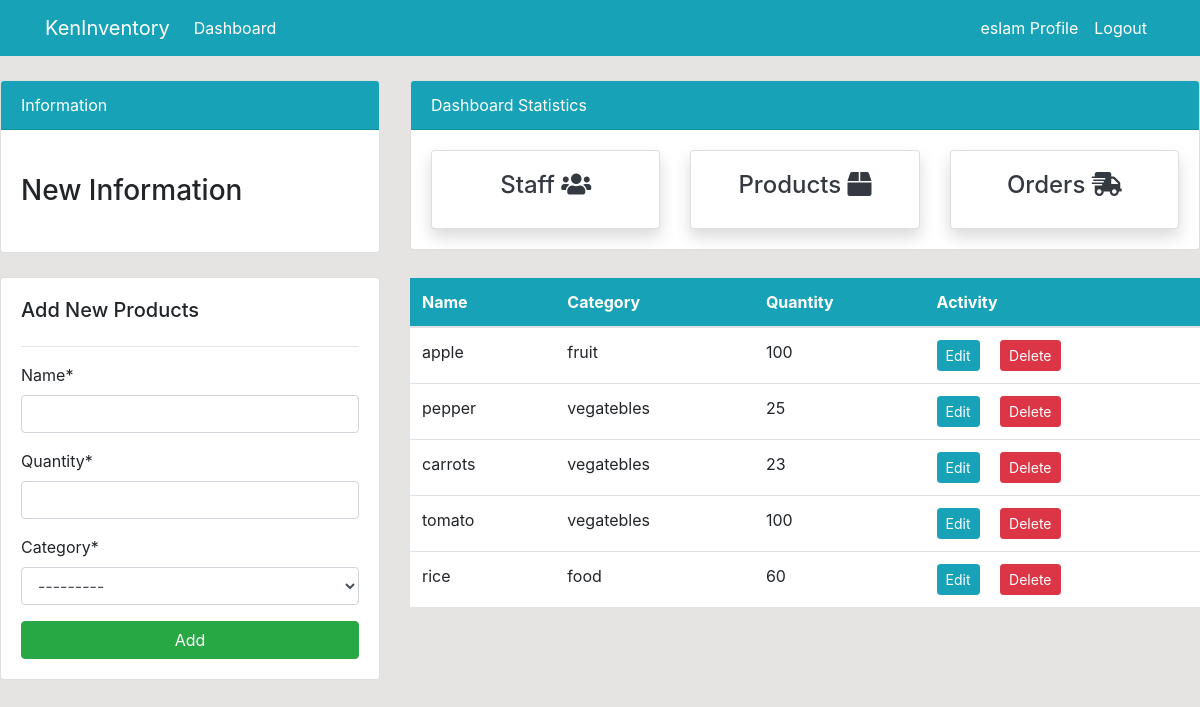
The page /products/ (signed in) on the database as committed earlier.
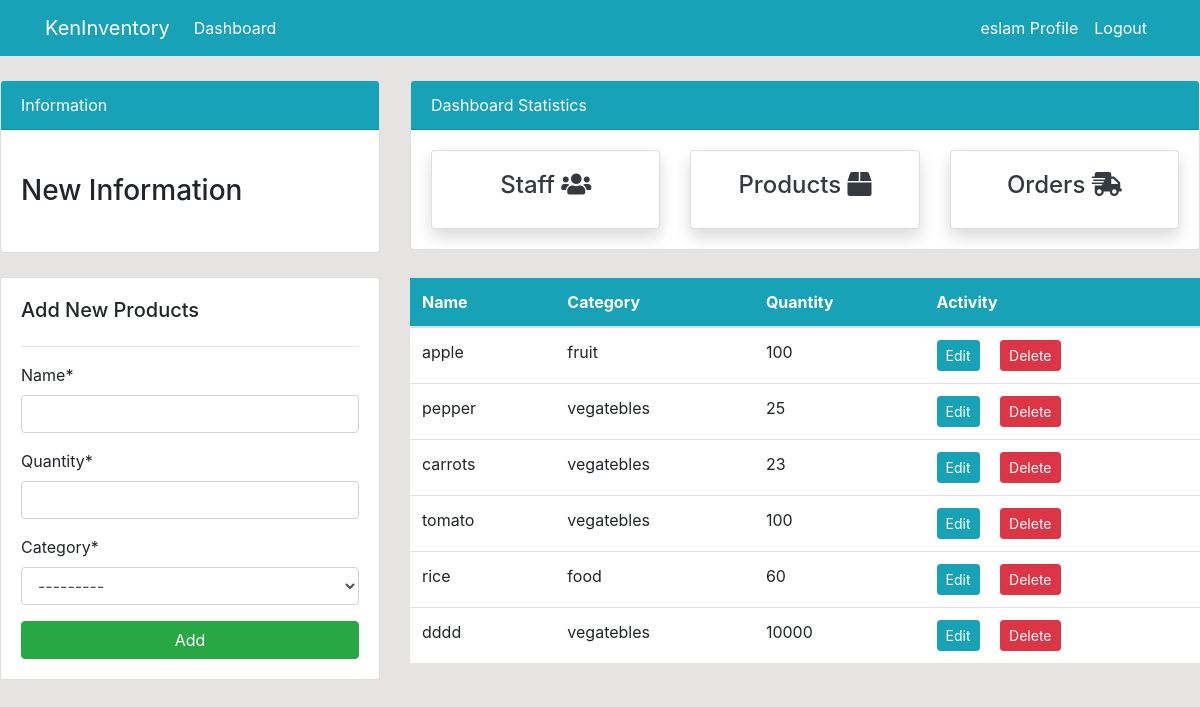
The same page on the database as committed later.
### dashboard/models.py (models this page shows, shortened)
class Product(models.Model):
    name = models.CharField(max_length=100, null=True)
    quantity = models.PositiveIntegerField(null=True)
    category = models.ForeignKey(
        Category,  related_name="categoryProduct", on_delete=models.CASCADE)

class Category(models.Model):
    title = models.CharField(max_length=50)
    slug = models.SlugField(null=False, unique=True, allow_unicode=True)
    create_at = models.DateTimeField(auto_now_add=True)
    update_at = models.DateTimeField(auto_now=True)
    def __str__(self):
        return self.title

### dashboard/views.py (the view)
# urls.py: path('products/', views.products, name='dashboard-products'),
@login_required(login_url='user-login')
def products(request):
    product = Product.objects.all()
    if request.method == 'POST':
        form = ProductForm(request.POST)
        if form.is_valid():
            form.save()
            product_name = form.cleaned_data.get('name')
            messages.success(request, f'{product_name} has been added')
            return redirect('dashboard-products')
    else:
        form = ProductForm()
    context = {
        'product': product,
        'form': form,
    }
    return render(request, 'dashboard/products.html', context)

### dashboard/forms.py
class ProductForm(forms.ModelForm):
    class Meta:
        model = Product
        fields = '__all__'

### templates/dashboard/products.html (shortened to what this page needs)
{% extends 'partials/base.html' %}
{% load crispy_forms_tags %}
{% block content %}
{% include 'partials/topside.html' %}
<div class="row my-4">
    <div class="col-md-4">
        <div class="card card-body">
            <h5>Add New Products</h5>
            <hr>
            <form method="POST">
                {{ form|crispy }}
                <input class="btn btn-success btn-block" type="submit" value="Add">
            </form>
        </div>
    </div>
    <div class="col-md-8">
        <table class="table bg-white">
            <thead class="bg-info text-white">
                <tr>
                    <th scope="col">Name</th>
                    <th scope="col">Category</th>
                    <th scope="col">Quantity</th>
                    <th scope="col">Activity</th>
                </tr>
            </thead>
            <tbody>
                {% for product in product %}
                <tr>
                    <td>{{ product.name }}</td>
                    <td>{{ product.category }}</td>
                    <td>{{ product.quantity }}</td>
                    <td>
                        <a class="btn btn-info btn-sm mr-2"
                            href="{% url 'dashboard-products-edit' product.id %}">Edit</a>
                        <a class="btn btn-danger btn-sm ml-2"
                            href="{% url 'dashboard-products-delete' product.id %}">Delete</a>
                    </td>
                </tr>
                {% endfor %}
            </tbody>
        </table>
    </div>
</div>
{% endblock %}

Rows that differ between the two databases and show on the page:
added Product: name "dddd", category "vegatebles", quantity "10000"
